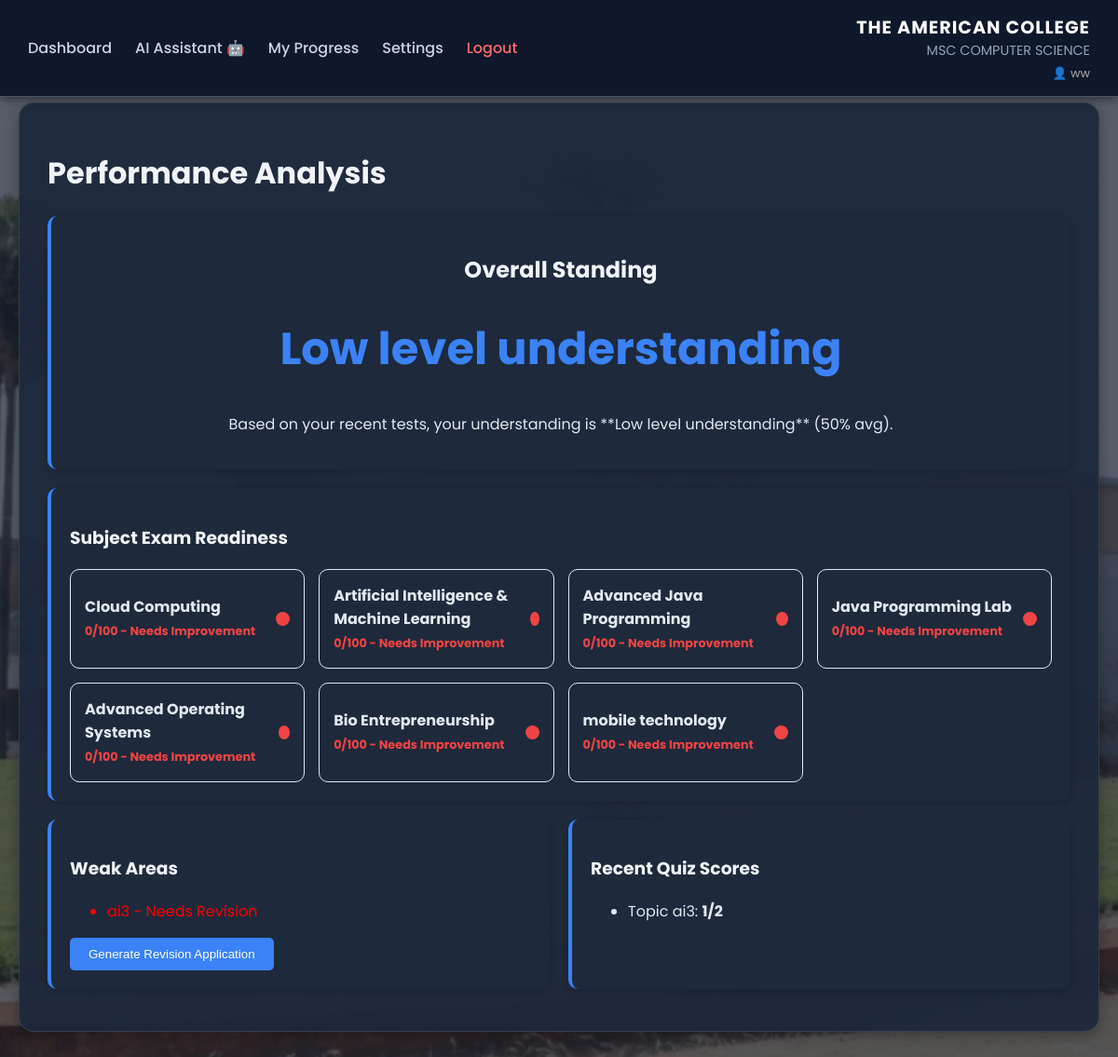
Page /analysis (signed in) on the earlier database version.
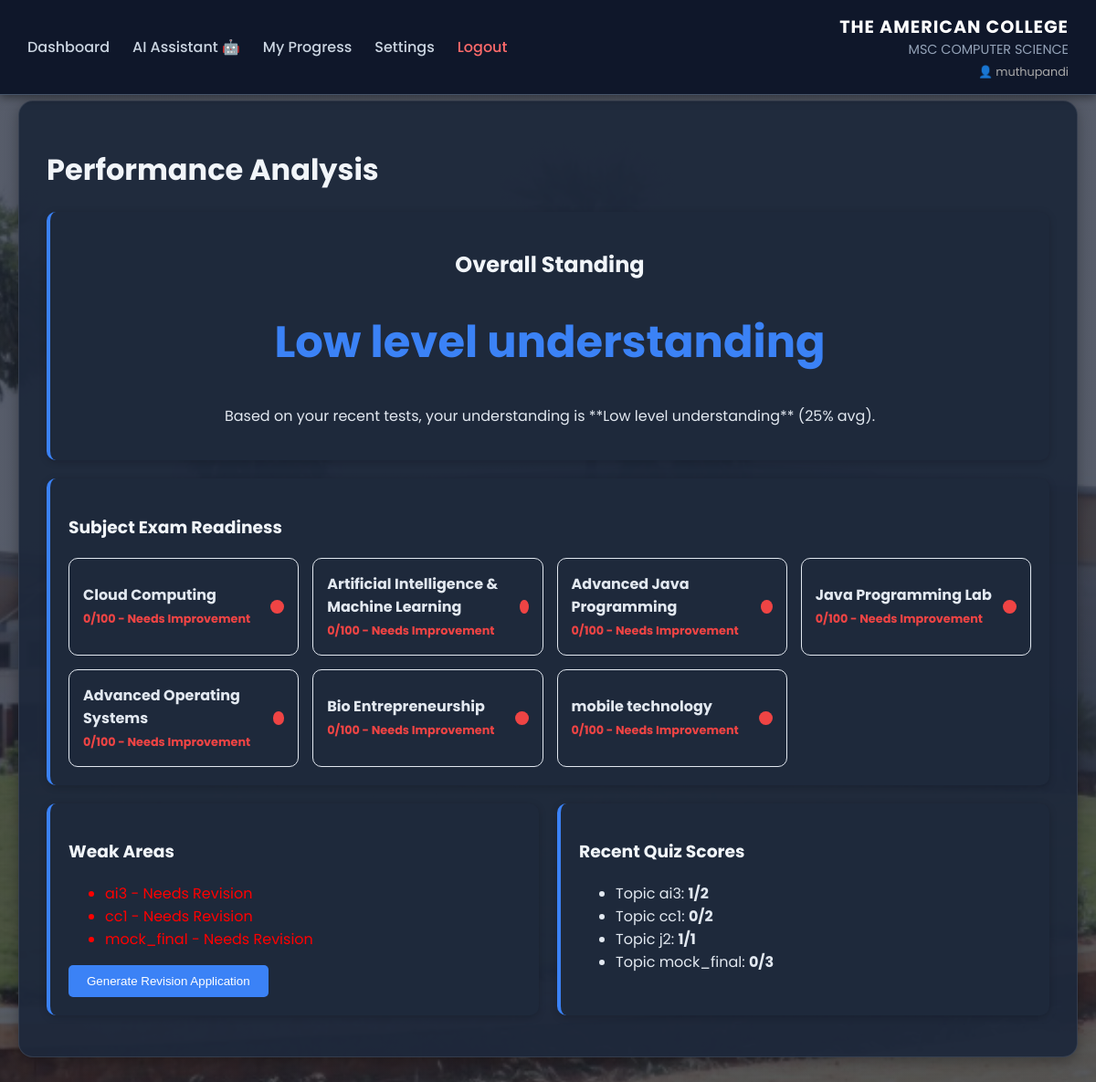
Same page on the later database version.
### tables this page shows
CREATE TABLE quiz_scores (
            id INTEGER PRIMARY KEY AUTOINCREMENT,
            username TEXT,
            topic_id TEXT,
            score INTEGER,
            total INTEGER,
            timestamp TEXT,
            UNIQUE(username, topic_id)
        );

### app.py (the view)
@app.route('/analysis')
def analysis():
    if 'user' not in session: return redirect(url_for('index'))
    progress = get_student_progress(user_id(session['user']))
    scores_map = progress.get('quiz_scores', {})
    scores = []
    for tid, data in scores_map.items():
        d = data.copy()
        d['topic_id'] = tid
        scores.append(d)
    analysis_result = ai.analyze_performance(scores)
    subjects_data = []
    syllabus = get_syllabus()
    topics_completed = progress.get('topics_completed', [])
    quiz_scores_map = progress.get('quiz_scores', {})
    for subj in syllabus.get('subjects', []):
        subj_total = 0
        subj_completed = 0
        subj_score_sum = 0
        subj_quizzes = 0
        for unit in subj.get('units', []):
            for t in unit.get('topics', []):
                subj_total += 1
                if t['id'] in topics_completed: subj_completed += 1
                if t['id'] in quiz_scores_map:
                    qs = quiz_scores_map[t['id']]
                    if qs['total'] > 0:
                        subj_score_sum += (qs['score'] / qs['total']) * 100
                        subj_quizzes += 1
        coverage_score = (subj_completed / subj_total * 50) if subj_total > 0 else 0
        perf_score = (subj_score_sum / subj_quizzes * 0.5) if subj_quizzes > 0 else 0
        readiness_score = int(coverage_score + perf_score)
        status = "Needs Improvement"
        status_color = "#ef4444"
        if readiness_score >= 80: status, status_color = "Exam Ready", "#22c55e"
        elif readiness_score >= 60: status, status_color = "Moderate", "#f59e0b"
        subjects_data.append({**subj, "readiness": readiness_score, "status": status, "status_color": status_color})
    return render_template('analysis.html',
                           analysis=analysis_result,
                           scores=progress.get('quiz_scores', {}),
                           subjects=subjects_data)

### ai_engine.py (called while the page is built)
    def analyze_performance(self, scores_data):
        total_score = sum(s['score'] for s in scores_data)
        total_possible = sum(s['total'] for s in scores_data)
        avg_percent = (total_score / total_possible * 100) if total_possible > 0 else 0
        level = "Excellent" if avg_percent >= 60 else "Low level understanding"
        return {
            "level": level,
            "feedback": f"Based on your recent tests, your understanding is **{level}** ({int(avg_percent)}% avg).",
            "weak_topics": [s.get('topic_id', 'Unknown') for s in scores_data if s['score'] < s['total']*0.6]
        }

### app.py (called while the page is built)
def get_syllabus():
    return load_json('syllabus.json')

def user_id(user_obj):
    return user_obj.get('info_username', 'student') # Setup in login

### data_manager.py (called while the page is built)
def get_db_connection():
    conn = sqlite3.connect(DB_PATH)
    conn.row_factory = sqlite3.Row
    return conn

def load_json(filename):
    filepath = os.path.join(DATA_DIR, filename)
    if not os.path.exists(filepath):
        return {}
    with open(filepath, 'r') as f:
        try:
            return json.load(f)
        except json.JSONDecodeError:
            return {}

def get_student_progress(username):
    conn = get_db_connection()
    completed_rows = conn.execute('SELECT topic_id FROM topics_completed WHERE username = ?', (username,)).fetchall()
    topics_completed = [row['topic_id'] for row in completed_rows]
    score_rows = conn.execute('SELECT topic_id, score, total, timestamp FROM quiz_scores WHERE username = ?', (username,)).fetchall()
    quiz_scores = {}
    for row in score_rows:
        quiz_scores[row['topic_id']] = {
            "topic_id": row['topic_id'],
            "score": row['score'],
            "total": row['total'],
            "timestamp": row['timestamp']
        }
    conn.close()
    return {
        "topics_completed": topics_completed,
        "quiz_scores": quiz_scores,
        "syllabus_coverage": 0,
        "test_history": []
    }

### templates/analysis.html
{% extends "base.html" %}
{% block content %}
<div class="glass-panel">
    <h1>Performance Analysis</h1>
    <div class="card" style="text-align: center;">
        <h2>Overall Standing</h2>
        <h1 style="font-size: 3rem; color: var(--primary);">{{ analysis.level }}</h1>
        <p>{{ analysis.feedback }}</p>
    </div>
    <div class="card" style="margin-top: 20px;">
        <h3>Subject Exam Readiness</h3>
        <div
            style="display: grid; grid-template-columns: repeat(auto-fit, minmax(200px, 1fr)); gap: 15px; margin-top: 10px;">
            {% for subject in subjects %}
            <div
                style="border: 1px solid #e2e8f0; padding: 15px; border-radius: 10px; display: flex; justify-content: space-between; align-items: center;">
                <div>
                    <b style="font-size: 1rem;">{{ subject.name }}</b><br>
                    <span style="color: {{ subject.status_color }}; font-weight: bold; font-size: 0.8rem;">{{
                        subject.readiness }}/100 - {{ subject.status }}</span>
                </div>
                <div style="width: 15px; height: 15px; border-radius: 50%; background: {{ subject.status_color }};">
                </div>
            </div>
            {% endfor %}
        </div>
    </div>
    <div style="display: flex; flex-wrap: wrap; gap: 20px; margin-top: 20px;">
        <div class="card" style="flex: 1;">
            <h3>Weak Areas</h3>
            {% if analysis.weak_topics %}
            <ul>
                {% for weak in analysis.weak_topics %}
                <li style="color: red;">{{ weak }} - Needs Revision</li>
                {% endfor %}
            </ul>
            <button class="btn">Generate Revision Application</button>
            {% else %}
            <p style="color: green;">No major weak areas detected! Keep it up.</p>
            {% endif %}
        </div>
        <div class="card" style="flex: 1;">
            <h3>Recent Quiz Scores</h3>
            {% if scores %}
            <ul>
                {% for tid, record in scores.items() %}
                <li>Topic {{ tid }}: <b>{{ record.score }}/{{ record.total }}</b></li>
                {% endfor %}
            </ul>
            {% else %}
            <p>No tests taken yet.</p>
            {% endif %}
        </div>
    </div>
</div>
{% endblock %}

### templates/base.html (shortened to what this page needs)
<!DOCTYPE html>
<html lang="en">
<head>
    <link rel="stylesheet" href="{{ url_for('static', filename='css/style.css') }}">
</head>
<body>
    <header>
        <div style="display: flex; align-items: center;">
            {% if session.get('user') %}
            <nav>
                <ul>
                    {% if session.get('user')['role'] == 'professor' %}
                    <li><a href="{{ url_for('professor_dashboard') }}">Prof Dashboard</a></li>
                    <li><a href="{{ url_for('class_analytics') }}">Class Analytics</a></li>
                    {% else %}
                    <li><a href="{{ url_for('dashboard') }}">Dashboard</a></li>
                    <li><a href="{{ url_for('chatbot') }}">AI Assistant 🤖</a></li>
                    <li><a href="{{ url_for('analysis') }}">My Progress</a></li>
                    {% endif %}
                    <li><a href="{{ url_for('settings') }}">Settings</a></li>
                    <li><a href="{{ url_for('logout') }}" style="color: #ff6b6b;">Logout</a></li>
                </ul>
            </nav>
            {% endif %}
        </div>
        <div class="logo-area" style="text-align: right;">
            <div class="college-name">THE AMERICAN COLLEGE</div>
            <div class="dept-name">MSC COMPUTER SCIENCE</div>
            {% if session.get('user') %}
            <div style="font-size: 0.8rem; margin-top: 5px; color: #aaa;">
                👤 {{ session.get('user')['name'] }}
            </div>
            {% else %}
            <a href="#" style="color: #fff; text-decoration: none; font-size: 0.9rem;">Login Portal</a>
            {% endif %}
        </div>
    </header>
    <div class="container">
        {% block content %}{% endblock %}
    </div>
</body>
</html>

### static/css/style.css (style rules this page uses)
:root { --college-dark: #0f172a; --college-blue: #1e293b; --accent: #3b82f6; --highlight: #f43f5e; --bg-light: #0f172a; --text-dark: #e2e8f0; --glass: rgba(30, 41, 59, 0.95); --primary: #3b82f6; --card-bg: #1e293b; --input-bg: #334155; --border-color: #475569; }
body { margin: 0; font-family: 'Poppins', sans-serif; background: linear-gradient(rgba(15, 23, 42, 0.7), rgba(15, 23, 42, 0.7)), url('/static/images/campus_bg.jpg') no-repeat center center fixed; background-size: cover; min-height: 100vh; color: var(--text-dark); }
.container { max-width: 1200px; margin: 90px auto 40px; padding: 20px; }
.glass-panel { background: var(--glass); border-radius: 16px; padding: 30px; box-shadow: 0 4px 15px rgba(0, 0, 0, 0.3); border: 1px solid rgba(255, 255, 255, 0.1); }
header { background: var(--college-dark); color: white; padding: 15px 30px; position: fixed; top: 0; left: 0; width: 100%; z-index: 1000; box-shadow: 0 2px 10px rgba(0, 0, 0, 0.5); display: flex; justify-content: space-between; align-items: center; box-sizing: border-box; border-bottom: 1px solid var(--border-color); }
.logo-area { display: flex; flex-direction: column; }
.college-name { font-size: 1.2rem; font-weight: bold; letter-spacing: 1px; }
.dept-name { font-size: 0.9rem; color: #94a3b8; }
nav ul { display: flex; list-style: none; margin: 0; padding: 0; align-items: center; }
nav ul li { margin-right: 25px; }
nav a { color: #cbd5e1; text-decoration: none; font-weight: 500; transition: color 0.3s; }
.btn { padding: 10px 20px; background: var(--accent); color: white; border: none; border-radius: 5px; cursor: pointer; text-decoration: none; display: inline-block; transition: background 0.3s; }
.card { background: var(--card-bg); padding: 20px; border-radius: 10px; margin-bottom: 15px; box-shadow: 0 2px 8px rgba(0, 0, 0, 0.2); border-left: 4px solid var(--accent); color: var(--text-dark); }
h1, h2, h3, h4, h5, h6 { color: #f1f5f9; }

Differences in the rows shown:
added quiz_scores: topic "cc1", score "0", total "2"
added quiz_scores: topic "mock_final", score "0", total "3"
added quiz_scores: topic "j2", score "1", total "1", shown under "Recent Quiz Scores"
Other differences:
{{ session.get('user')['name'] }}: "ww" → "muthupandi"
{{ analysis.feedback }}: "Based on your recent tests, your understanding is **Low level understanding** (50% avg)." → "Based on your recent tests, your understanding is **Low level understanding** (25% avg)."
